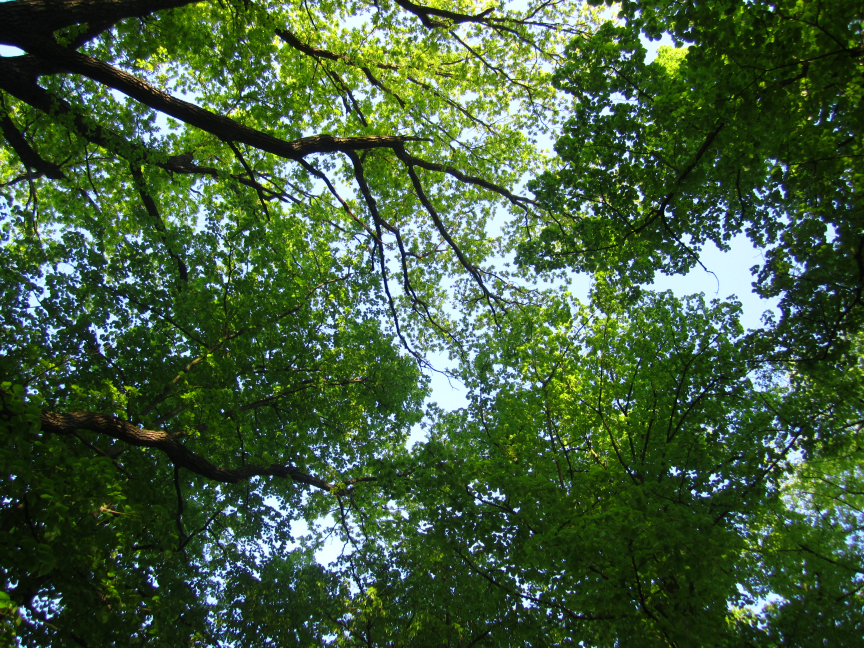
#> input picture cvml/detectionToCollage/background.JPG, 3456 x 2592 px, found by its file name (shown at 1/4 size)
$ python detection_to_collage.py
#> lines starting #> are read from the running program, lines starting #| are printed output that depends on the picture; pictures that were not available may be replaced by others from this repository, and a replacement may not be noted
from PIL import Image, ImageDraw, ImageFilter, ImageOps
#from PIL import ImagePath
#import os
import random
import glob

def readHexPointsFromCSV(filename):
#> called with filename = 'big_hex_locations.csv'
    f = open(filename, 'r')
#> (reads cvml/detectionToCollage/big_hex_locations.csv from the repository)
    hex_points = []
    lines = f.readlines()
    # print("got %d lines from %s with header: "%(len(lines),filename))
    # print(lines[0].split(";"))
    for line in lines:
        if not (line[0] == 'i'):
            line = line.strip().split(";")
            # print(line[5])
            hex_points = hex_points + [(int(line[1]) ,int(line[2]))]
    print(hex_points)
    return hex_points
def placeMultipleHexagon(background ,img ,position ,dia ,outline ,rot):
    # drawing a mask as a hexagon, then applying this mask to the img and pasting this img on the background
    # dia = hex diameter
    # rot = hex rotation (0 for flat side up, 90 for tip up)
    # outline = drawing an outline as a factor of masksize around the hexagon (only using green at the moment)
    # position = multiple tuple of (x,y)

    # background: single path to image from background
    # img: list of filenames that contain the used faces

    # position and img list need to have same size!
#> called with background = 'background.jpg', dia = 255, outline = 1.06, rot = 90
    f_outl = 1.06
    masksize = int(2*dia)
    back = Image.open(background).resize((1920 ,1080)).convert("RGB")
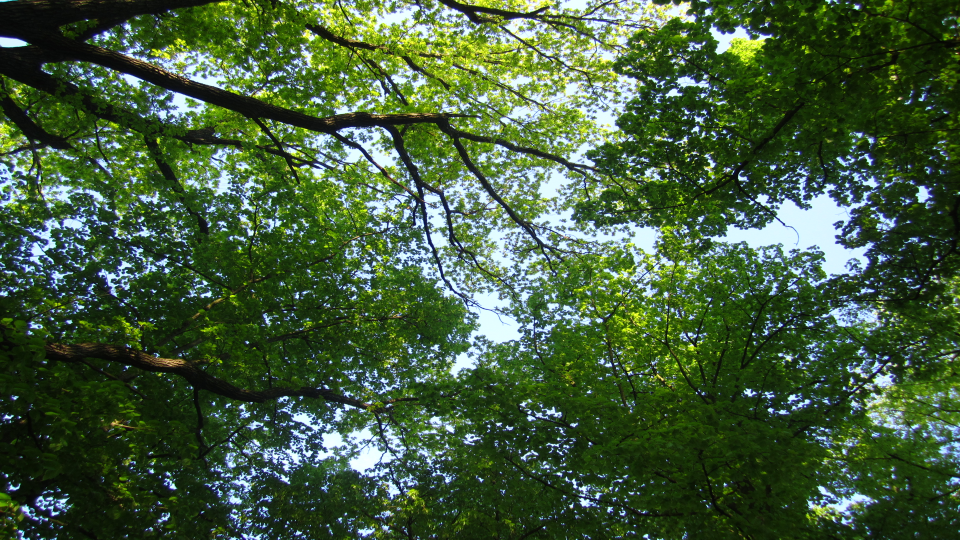
#> back: PIL image 1920x1080 RGB (shown at 1/2 size); mean R, G, B 67.5, 92.2, 60.7

    mask = Image.new(mode="L" ,size = (masksize ,masksize), color = (0))  # (mode = "L",
#> mask: PIL image 510x510 L; every value is 0
    draw = ImageDraw.Draw(mask)
    draw.regular_polygon(bounding_circle=((int(masksize /2),int(masksize /2),dia)), n_sides=6, rotation=rot, fill=(255))

    if outline > 1:
        # f_outl = 1.06
        f_outl = outline
        outline_mask = Image.new(mode="L" ,size = (int(f_outl *masksize) ,int(f_outl *masksize)), color = (0))  # (mode = "L",
#> outline_mask: PIL image 540x540 L; every value is 0
        outline_draw = ImageDraw.Draw(outline_mask)
        outline_draw.regular_polygon(bounding_circle=((int((f_outl *masksize) /2) ,int((f_outl *masksize ) /2) ,f_outl *dia)),n_sides=6, rotation=90, fill=(255))
        img_outline = Image.open('green.png').resize((int(f_outl*masksize),int(f_outl*masksize))).convert("RGB")
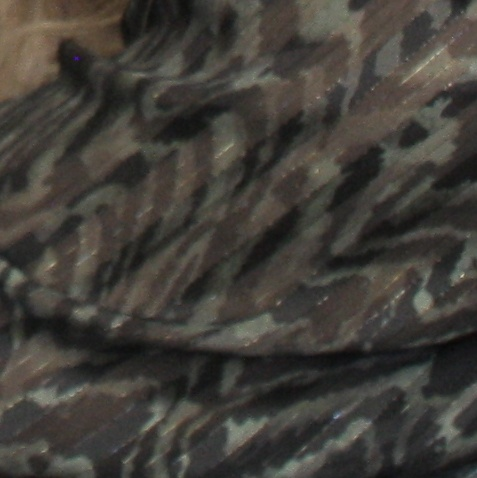
#> input picture cvml/detectionToCollage/detections/face_0.jpg, 477 x 478 px, given in place of green.png, which was not available

    for index,point in enumerate(position):
        filename = img[index]
        print(filename)
        if outline > 1:
            back.paste(img_outline ,(int(point[0 ] -f_outl *dia) ,int(point[1 ] -f_outl *dia)) ,outline_mask)
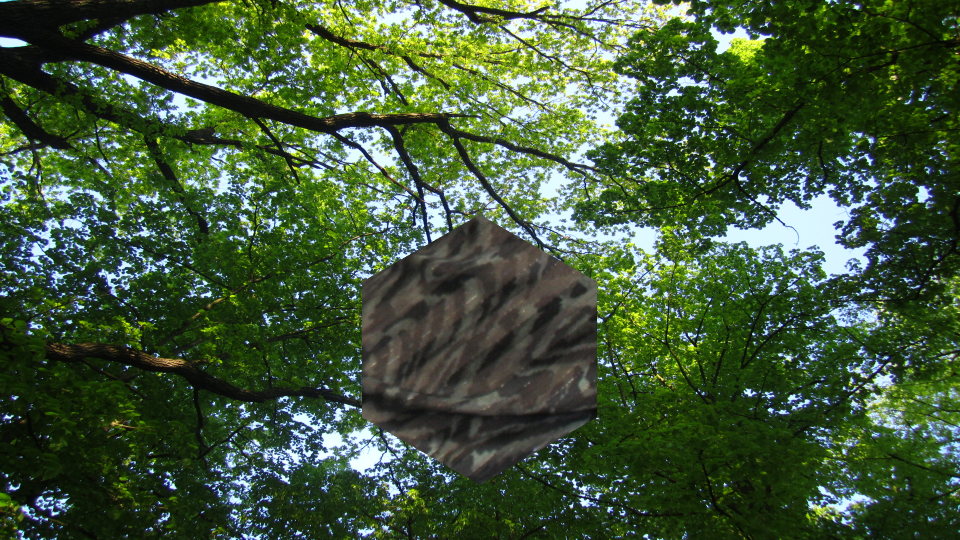
#> back: PIL image 1920x1080 RGB (shown at 1/2 size); mean R, G, B 65.7, 87.4, 58.1

        img_face = Image.open(filename).resize((masksize ,masksize)).convert("RGB")
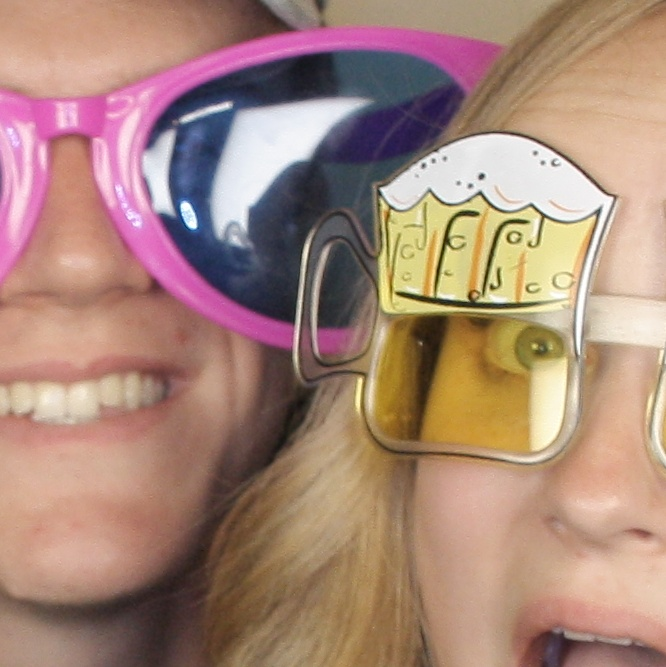
#> input picture cvml/detectionToCollage/detections/face_1.jpg, 666 x 667 px
        back.paste(img_face ,(int(point[0 ] -dia) ,int(point[1 ] -dia)) ,mask)
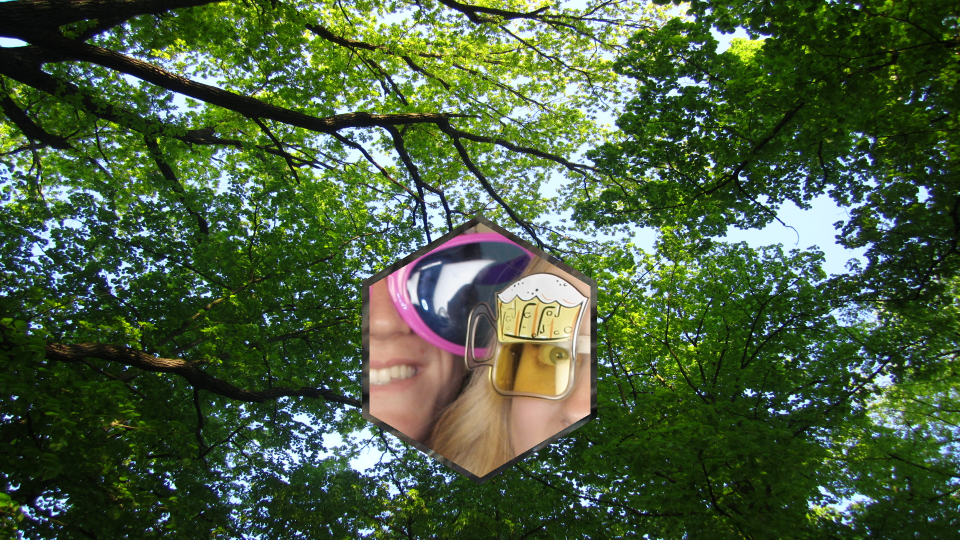
#> back: PIL image 1920x1080 RGB (shown at 1/2 size); mean R, G, B 73.6, 93.3, 63.2

    # plt.imshow(background)

    # cv2.imwrite("collage.jpg", background)
    # background = background.save("selection_collage.jpg")
    return back


def detectOnImg():
    print("")
def detectionImgToCollage(img_dir,collage_dir):

    #faces = glob.glob("detections/*jpg")[:5]
    faces = random.choices(glob.glob("detections/*jpg"),k=5)
    # print(faces)
    # print(big_points)
    print(len(faces))
    big_points = readHexPointsFromCSV("big_hex_locations.csv")
    collage = placeMultipleHexagon('background.jpg', faces, big_points[:len(faces)], 255, 1.06, 90)
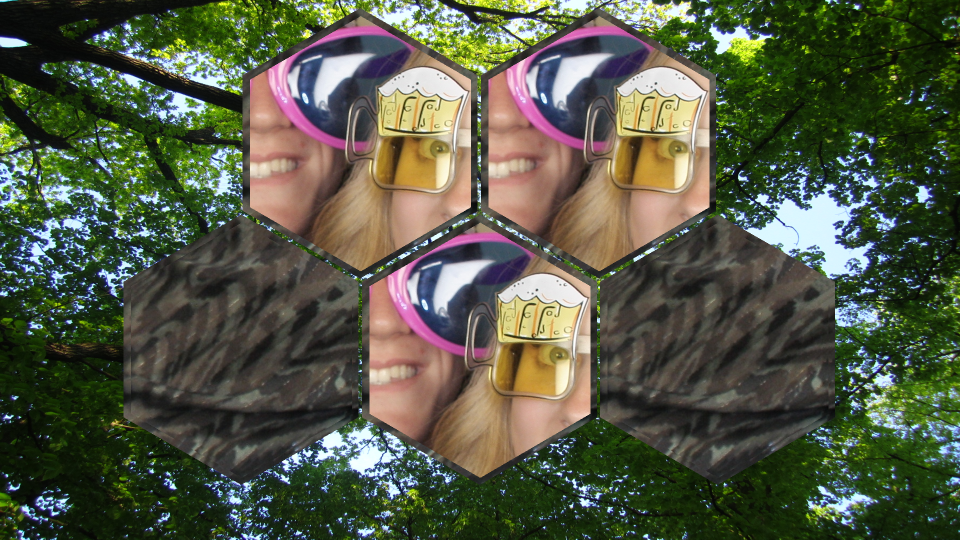
#> collage: PIL image 1920x1080 RGB (shown at 1/2 size); mean R, G, B 84.1, 88.9, 69.3
    collages = len(glob.glob(collage_dir+"/*jpg"))
    collage = collage.save(collage_dir + "/hex_collage_" + str(collages) + ".jpg")
    #cv2.imshow("window",collage)

detectionImgToCollage("detections","collages")
